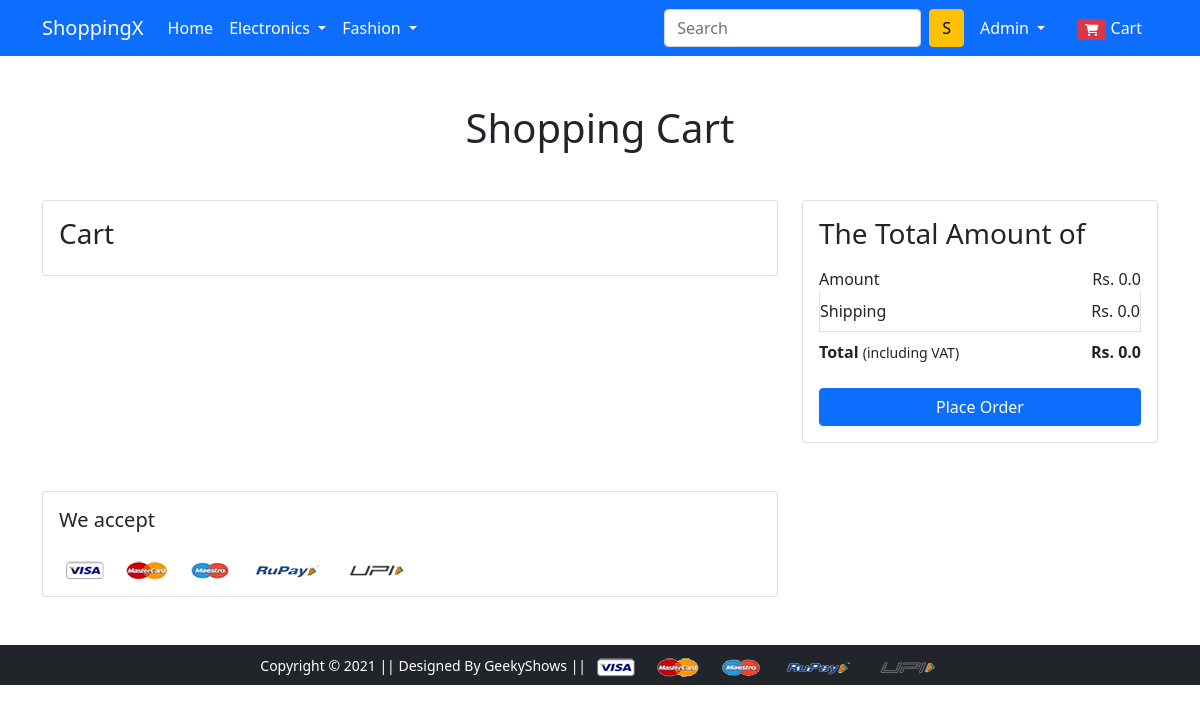
/cart/ (signed in), run on an earlier commit of the app's database.
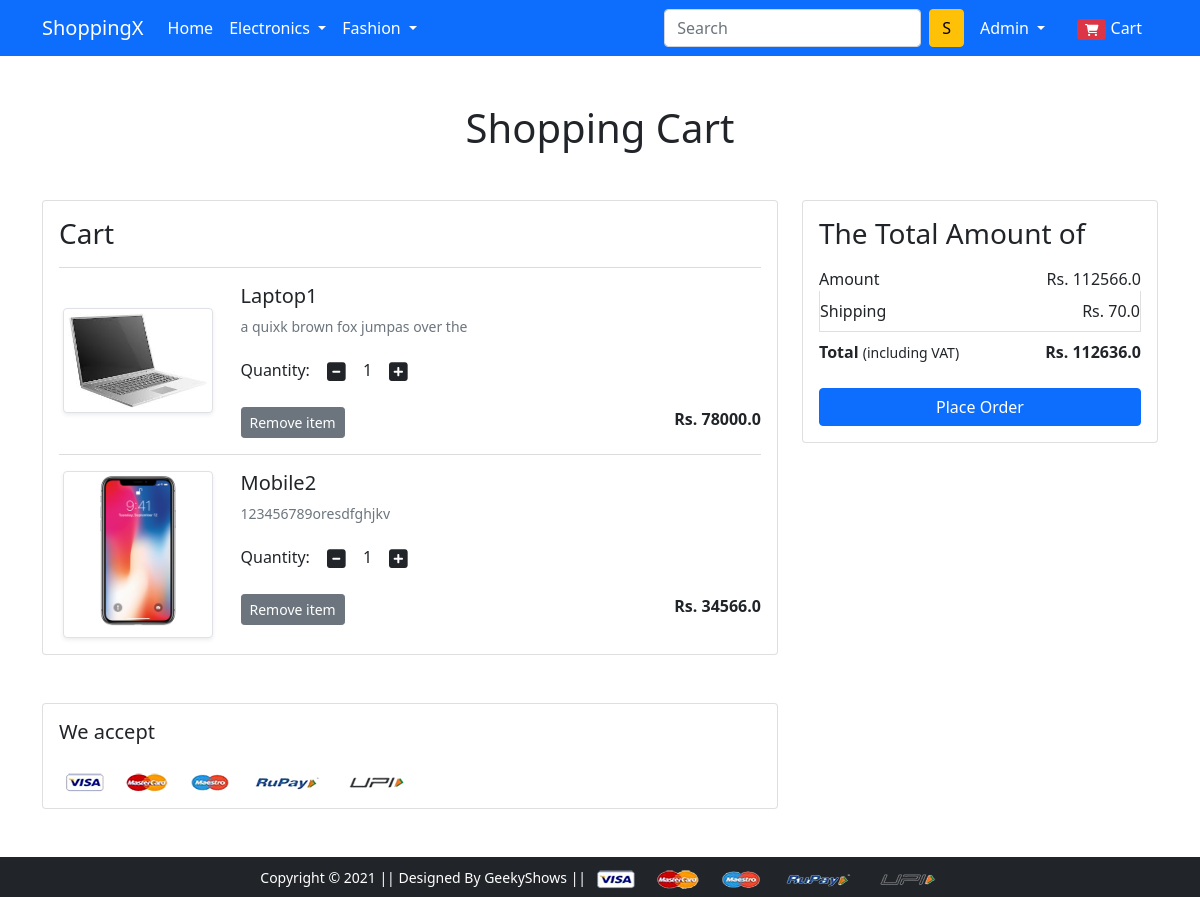
And on a later commit of the database.
### app/models.py (models this page shows, shortened)
class Cart(models.Model):
    user = models.ForeignKey(User, on_delete=models.CASCADE)
    product = models.ForeignKey(Product, on_delete=models.CASCADE)
    quantity = models.PositiveIntegerField(default=1)

class Product(models.Model):
    title = models.CharField(max_length=80)
    selling_price = models.FloatField()
    discounted_price = models.FloatField()
    description = models.TextField()
    brand = models.CharField(max_length=50)
    category = models.CharField(choices=CATEGORY_CHOICES, max_length=2)
    product_image = models.ImageField(upload_to='productimg')

### app/views.py (the view)
# urls.py: path('cart/', views.show_cart, name='showcart'),
@login_required
def show_cart(request):
    if request.user.is_authenticated:
        user = request.user
        cart = Cart.objects.filter(user=user)
        amount = 0.0
        shipping_amount = 0.0
        total_amount = 0.0
        cart_product = [p for p in Cart.objects.all() if p.user == user]
        if cart_product is not None:
            for p in cart_product:
                tempamount = (p.quantity * p.product.discounted_price)
                amount += tempamount
                shipping_amount = 70.0
                total_amount = amount + shipping_amount
        return render(request, 'app/addtocart.html', {'carts': cart, 'total_amount': total_amount, 'shipping_amount': shipping_amount, 'amount': amount})

### app/templates/app/addtocart.html (shortened to what this page needs)
{% extends 'app/base.html' %}
{% load static %}
{% block main-content %}
<div class="container my-5">
  <div class="row">
    <h1 class="text-center mb-5">Shopping Cart</h1>
    <div class="col-sm-8">
      <div class="card">
        <div class="card-body">
          <h3>Cart</h3>
          {% for cart in carts %}
          <hr class="text-muted">
          <div class="row">
            <div class="col-sm-3 text-center align-self-center"><img src="{{cart.product.product_image.url}}" alt=""
                srcset="" class="img-fluid img-thumbnail shadow-sm" height="150" width="150"> </div>
            <div class="col-sm-9">
              <div>
                <h5>{{cart.product.title}}</h5>
                <p class="mb-2 text-muted small">{{cart.product.description}}</p>
                <div class="my-3">
                  <label for="quantity">Quantity:</label>
                  <a class="minus-cart btn" pid="{{cart.product.id}}"><i class="fas fa-minus-square fa-lg"></i></a>
                  <span id="quantity">{{cart.quantity}}</span>
                  <a class="plus-cart btn" pid="{{cart.product.id}}"><i class="fas fa-plus-square fa-lg"></i></a>
                </div>
                <div class="d-flex justify-content-between">
                  <a href="#" class="remove-cart btn btn-sm btn-secondary mr-3" pid="{{cart.product.id}}">Remove item
                  </a>
                  <p class="mb-0"><span><strong>Rs. {{cart.product.discounted_price}}</strong></span></p>
                </div>
              </div>
            </div>
          </div>
          {% endfor %}
        </div>
      </div>
    </div>
    <div class="col-sm-4">
      <div class="card">
        <div class="card-body">
          <h3>The Total Amount of</h3>
          <ul class="list-group">
            <li class="list-group-item d-flex justify-content-between align-items-center border-0 px-0 pb-0">
              Amount<span>Rs. <span id="amount">{{amount}}</span></span></li>
            <li class="list-group-item d-flex justify-content-between align-items-center px-0">Shipping<span>Rs.
                {{shipping_amount}}</span></li>
            <li class="list-group-item d-flex justify-content-between align-items-center border-0 px-0 mb-3">
              <div>
                <strong>Total</strong> <small>(including VAT)</small>
              </div>
              <span><strong>Rs. <strong id="total_amount">{{total_amount}}</strong></strong></span>
            </li>
          </ul>
          <div class="d-grid"><a href="{% url 'checkout' %}" class="btn btn-primary">Place Order</a></div>
        </div>
      </div>
    </div>
  </div>
</div>
<div class="container">
  <div class="row">
    <div class="col-sm-8">
      <div class="card">
        <div class="card-body">
          <h5 class="mb-4">We accept</h5>
          <img src="{% static 'app/images/payment.png' %}" alt="" class="img-fluid">
        </div>
      </div>
    </div>
  </div>
</div>
{% endblock main-content %}

What changed in the data, as far as the page shows it:
added Cart: product.product_image (picture), product "Laptop1", product.description "a quixk brown fox jumpas over the", quantity "1", product.discounted_price "78000.0"
added Cart: product.product_image (picture), product "Mobile2", product.description "123456789oresdfghjkv", quantity "1", product.discounted_price "34566.0"
Also different on the page:
{{ amount }}: "0.0" → "112566.0"
{{ shipping_amount }}: "0.0" → "70.0"
{{ total_amount }}: "0.0" → "112636.0"
